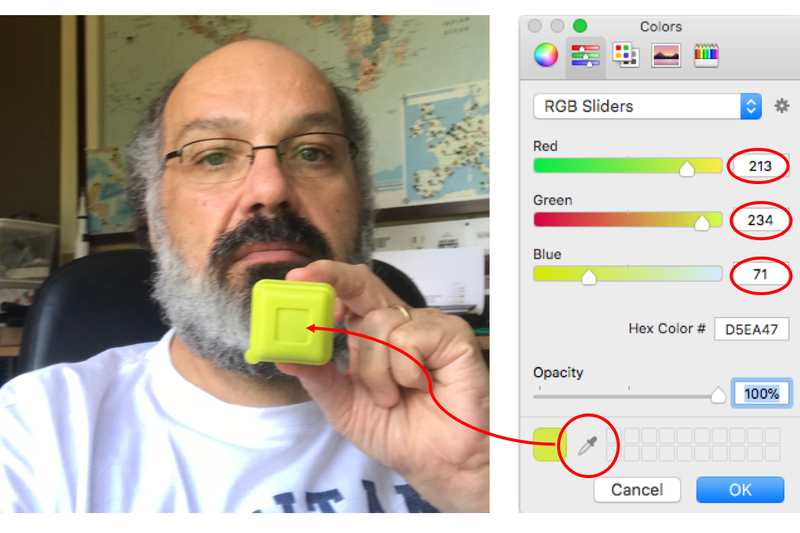
#> input picture opencv/OPCVTIME/yellow_object.JPG, 800 x 533 px, given in place of the camera
$ python trackyYella_works.py
#> lines starting #> are read from the running program, lines starting #| are printed output that depends on the picture; after the words box and inside, x2 and y2 are one past the last pixel; in counts of white or black regions, pixels touching at a corner belong together
'''
Object detection ("Ball tracking") with OpenCV
    Adapted from the original code developed by Adrian Rosebrock
    Visit original post: https://www.pyimagesearch.com/2015/09/14/ball-tracking-with-opencv/
Developed by Marcelo Rovai - MJRoBot.org @ 7Feb2018
'''

# import the necessary packages
from collections import deque
import numpy as np
import argparse
import imutils
import cv2

# construct the argument parse and parse the arguments
ap = argparse.ArgumentParser()
ap.add_argument("-v", "--video",
	help="path to the (optional) video file")
ap.add_argument("-b", "--buffer", type=int, default=64,
	help="max buffer size")
args = vars(ap.parse_args())

# define the lower and upper boundaries of the "yellow object"
# (or "ball") in the HSV color space, then initialize the
# list of tracked points
colorLower = (10, 50, 50)
colorUpper = (60, 255, 255)
pts = deque(maxlen=args["buffer"])

# if a video path was not supplied, grab the reference
# to the webcam
if not args.get("video", False):
	camera = cv2.VideoCapture(0)

# otherwise, grab a reference to the video file
else:
	camera = cv2.VideoCapture(args["video"])

# keep looping
while True:
	# grab the current frame
	(grabbed, frame) = camera.read()
#> frame is the input picture: shape (533, 800, 3); mean B, G, R 169.3, 180.4, 188.1

	# if we are viewing a video and we did not grab a frame,
	# then we have reached the end of the video
	if args.get("video") and not grabbed:
		break

	# resize the frame, inverted ("vertical flip" w/ 180degrees),
	# blur it, and convert it to the HSV color space
	frame = imutils.resize(frame, width=600)
#> frame: shape (399, 600, 3)
	frame = imutils.rotate(frame, angle=360)
	# blurred = cv2.GaussianBlur(frame, (11, 11), 0)
	hsv = cv2.cvtColor(frame, cv2.COLOR_BGR2HSV)
#> hsv: shape (399, 600, 3); mean H, S, V 29.7, 50, 195.2

	# construct a mask for the color "green", then perform
	# a series of dilations and erosions to remove any small
	# blobs left in the mask
	mask = cv2.inRange(hsv, colorLower, colorUpper)
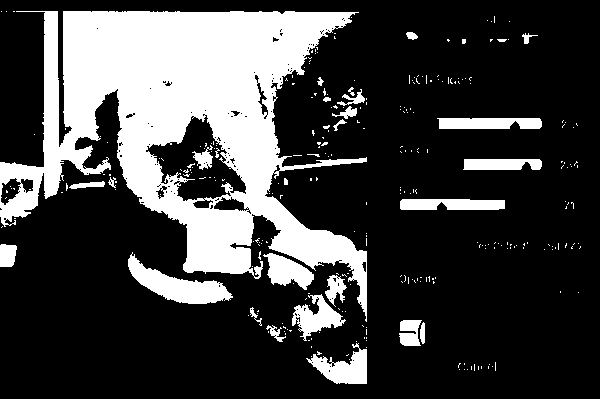
#> mask: shape (399, 600); 25.1% white; 296 white regions (268 under 20 px), largest, box (x1, y1, x2, y2) and area: (0, 11, 367, 322) 48331, (128, 252, 233, 304) 2145, (306, 343, 367, 384) 1263
	mask = cv2.erode(mask, None, iterations=2)
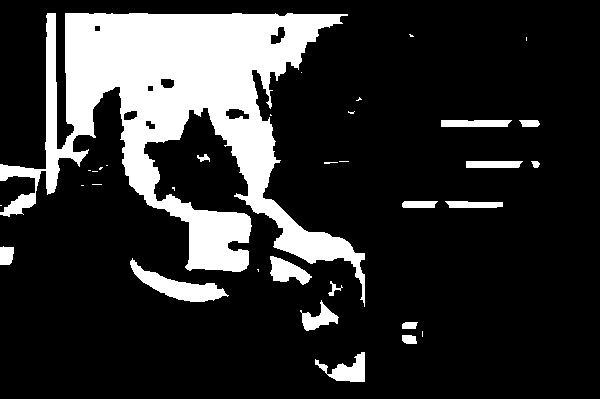
#> mask: shape (399, 600); 18.6% white; 34 white regions (17 under 20 px), largest, box (x1, y1, x2, y2) and area: (0, 13, 365, 307) 38784, (130, 258, 229, 302) 1483, (315, 352, 365, 382) 713
	mask = cv2.dilate(mask, None, iterations=2)
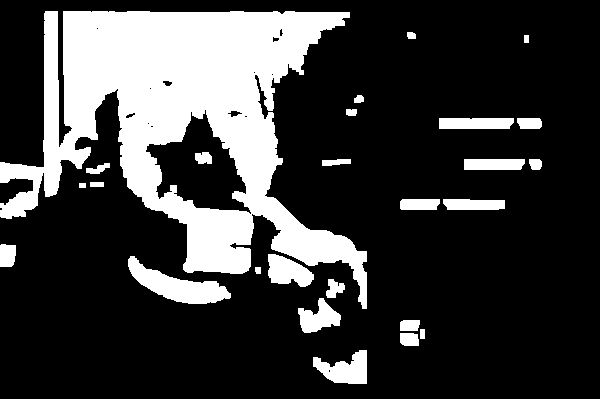
#> mask: shape (399, 600); 23.3% white; 26 white regions

	# find contours in the mask and initialize the current
	# (x, y) center of the ball
	cnts = cv2.findContours(mask.copy(), cv2.RETR_EXTERNAL,
		cv2.CHAIN_APPROX_SIMPLE)[-2]
#> cnts = 25 contours; largest, box (x1, y1, x2, y2) and area: (0, 11, 367, 309) 50339, (128, 256, 231, 304) 1974, (313, 350, 367, 384) 1054, (268, 254, 314, 287) 938, (298, 298, 341, 333) 792
	center = None

	# Left Goal Red
	x1=0
	y1=0
	h1=500
	w1=100
	cv2.rectangle(frame, (x1, y1), (x1 + w1, y1 + h1), (0, 0, 255), 2)

	text = "Red Goal"
	cv2.putText(frame, "Red goal".format(text), (10, 20),
		cv2.FONT_HERSHEY_SIMPLEX, 0.5, (0, 0, 255), 2)

	# Right Goal Blue
	x2=500
	y2=0
	h2=500
	w2=100
	cv2.rectangle(frame, (x2, y2), (x2 + w2, y2 + h2), (255, 0, 0), 2)

	text = "Blue Goal"
	cv2.putText(frame, "Blue goal".format(text), (510, 20),
		cv2.FONT_HERSHEY_SIMPLEX, 0.5, (255, 0, 0), 2)


	"""
	#get the center of the rectangle and draw a circle in it
	xCenter= x + w//2
	yCenter= y + h//2
	cv2.circle(frame,(xCenter,yCenter), 10, (0,0,255), 2)
	"""

	# only proceed if at least one contour was found
	if len(cnts) > 0:
		# find the largest contour in the mask, then use
		# it to compute the minimum enclosing circle and
		# centroid
		c = max(cnts, key=cv2.contourArea)
#> c = contour of 720 points, box (x1, y1, x2, y2) (0, 11, 367, 309), area 50339
		((x, y), radius) = cv2.minEnclosingCircle(c)
#> x = 205.5; y = 159.5; radius = 218.7
		M = cv2.moments(c)
#> M = moments, m00 50339, centre m10/m00, m01/m00 = (185.8, 122.2)
		center = (int(M["m10"] / M["m00"]), int(M["m01"] / M["m00"]))
#> center = (185, 122)

		# only proceed if the radius meets a minimum size
		if radius > 10:
			# draw the circle and centroid on the frame,
			# then update the list of tracked points
			cv2.circle(frame, (int(x), int(y)), int(radius),
				(0, 255, 255), 2)
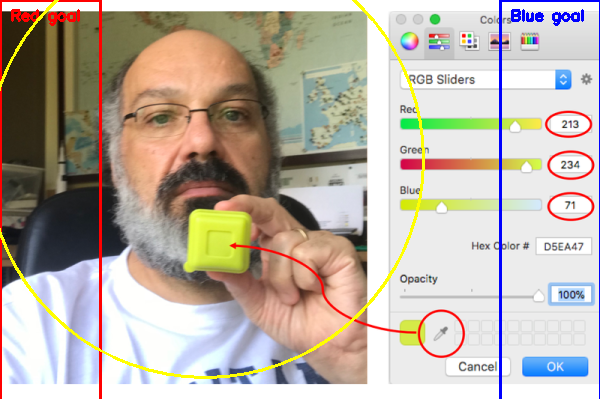
#> frame: shape (399, 600, 3); mean B, G, R 166.1, 177.6, 188
			cv2.circle(frame, center, 5, (0, 0, 255), -1)
#> frame: shape (399, 600, 3); 0.03% of pixels changed, all inside (x1, y1, x2, y2) = (180, 117, 191, 128)

	# update the points queue
	pts.appendleft(center)

		# loop over the set of tracked points
	for i in range(1, len(pts)):
		# if either of the tracked points are None, ignore
		# them
		if pts[i - 1] is None or pts[i] is None:
			continue

		# otherwise, compute the thickness of the line and
		# draw the connecting lines
		thickness = int(np.sqrt(args["buffer"] / float(i + 1)) * 2.5)
		cv2.line(frame, pts[i - 1], pts[i], (0, 0, 255), thickness)

	# show the frame to our screen
	cv2.imshow("Frame", frame)
	key = cv2.waitKey(1) & 0xFF
#> (key q is pressed here)

	# if the 'q' key is pressed, stop the loop
	if key == ord("q"):
		break

# cleanup the camera and close any open windows
camera.release()
cv2.destroyAllWindows()
